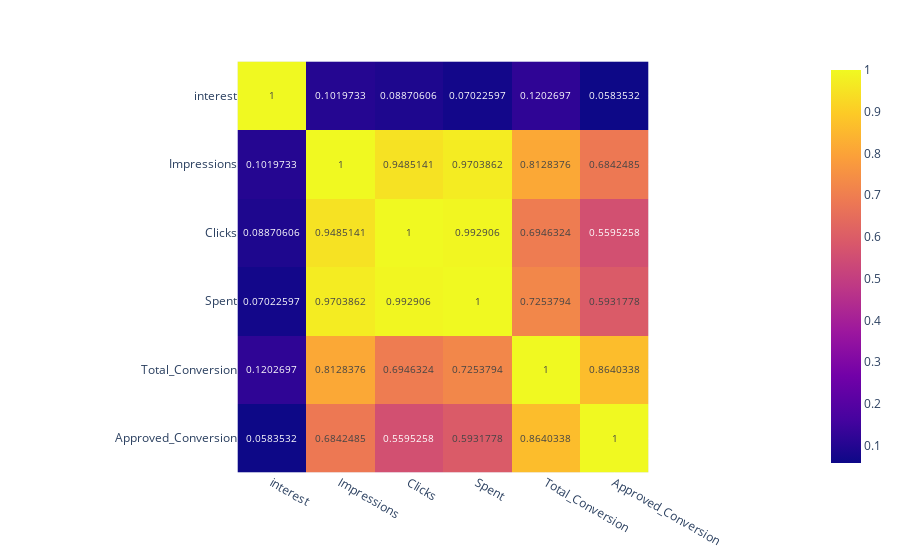

Write notebook code for a chart like this one.
### Code cell
fig = px.imshow(data_num.corr(), text_auto = True)
fig.show()

### Figure 1 — Plotly figure (JSON) as saved in the notebook; plotly's stock layout.template omitted (floating-point values rounded to 4 significant figures)
{"data": [{"coloraxis": "coloraxis", "hovertemplate": "x: %{x}<br>y: %{y}<br>color: %{z}<extra></extra>", "name": "0", "texttemplate": "%{z}", "type": "heatmap", "x": ["interest", "Impressions", "Clicks", "Spent", "Total_Conversion", "Approved_Conversion"], "xaxis": "x", "y": ["interest", "Impressions", "Clicks", "Spent", "Total_Conversion", "Approved_Conversion"], "yaxis": "y", "z": [[1, 0.102, 0.08871, 0.07023, 0.1203, 0.05835], [0.102, 1, 0.9485, 0.9704, 0.8128, 0.6842], [0.08871, 0.9485, 1, 0.9929, 0.6946, 0.5595], [0.07023, 0.9704, 0.9929, 1, 0.7254, 0.5932], [0.1203, 0.8128, 0.6946, 0.7254, 1, 0.864], [0.05835, 0.6842, 0.5595, 0.5932, 0.864, 1]]}], "layout": {"coloraxis": {"colorscale": [[0, "#0d0887"], [0.1111, "#46039f"], [0.2222, "#7201a8"], [0.3333, "#9c179e"], [0.4444, "#bd3786"], [0.5556, "#d8576b"], [0.6667, "#ed7953"], [0.7778, "#fb9f3a"], [0.8889, "#fdca26"], [1, "#f0f921"]]}, "margin": {"t": 60}, "xaxis": {"anchor": "y", "constrain": "domain", "domain": [0, 1], "scaleanchor": "y"}, "yaxis": {"anchor": "x", "autorange": "reversed", "constrain": "domain", "domain": [0, 1]}}}
